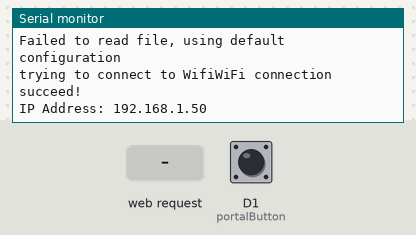
Bench run of a program on a simulated ESP8266 (NodeMCU). Parts: the last lines printed to the serial monitor. The test bench sets the inputs (shaded band); at power-on: D1 (portalButton) LOW. WiFi joins after 1.5 s; servers stay silent unless stated; network time is answered at once with the bench clock; the local clock reads 2024-03-15 10:24:30 at power-on unless the program sets it; storage starts empty.

Above: at 4.7 s.
4.8 s: HTTP request GET / received
At 5.9 s:
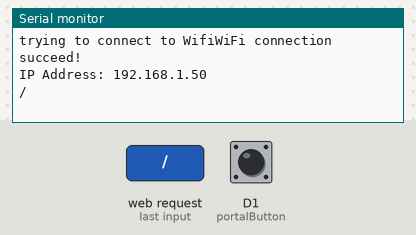
6.3 s: HTTP request GET /ajax_info_hora received
At 7.0 s:
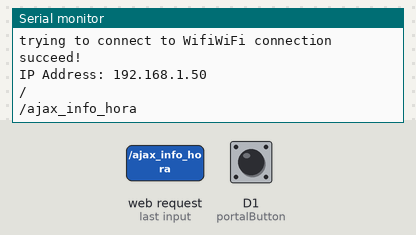
7.8 s: HTTP request GET /bootstrap.css received
At 8.2 s:
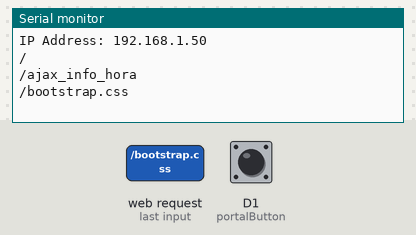

The program:

main.cpp
```cpp
#include <Arduino.h>
#include <ESP8266WiFi.h>
#include <ESPAsyncTCP.h>
#include <ESPAsyncWebServer.h>
#include <FS.h>
#include <LittleFS.h>
#include <ArduinoJson.h>
#include <string.h>
#include <Config.h>
#include <CaptiveRequestHandler.h>
#include <WifiConfigPersistor.h>
#include <DNSServer.h>
#include <ESP8266mDNS.h>
#include <NTPClient.h>

void SetupCaptivePortalMode(const char *portalName);
void ConnectToWifi();
void ConfigureServerEndpoints();

const char *filename = "/config.json";
WifiConfigPersistor wifiConfigPersistor(filename);
AsyncWebServer server(80);
DNSServer dnsServer;

const uint8_t portalButton = D1; // TODO: confirm the location and logic of this button with Sebastian

WiFiUDP ntpUDP;
NTPClient timeClient(ntpUDP);

AsyncWebSocket ws("/ws");
AsyncWebSocketClient* wsClient;

void onWsEvent(AsyncWebSocket * server, AsyncWebSocketClient * client, AwsEventType type, void * arg, uint8_t *data, size_t len){
  if(type == WS_EVT_CONNECT){
    wsClient = client;
  } else if(type == WS_EVT_DISCONNECT){
    wsClient = nullptr;
  }
}

void setup()
{
    Serial.begin(115200);

    if (!LittleFS.begin())
    {
        Serial.println(F("An Error has occurred while mounting LittleFS"));
        return;
    }

    // The captive portal will be set only if the button is pressed when booting
    // after the config file is saved, the esp will be restarted automatically
    if (digitalRead(portalButton))
    {
        SetupCaptivePortalMode("scheduler-config");
        while (true)
        {
            // The only way to get out of this will be a manual reset OR to fill in the credentials (it will reboot automatically)
            yield();
            dnsServer.processNextRequest();
        }
    }
    ConnectToWifi();
    timeClient.setTimeOffset(-10800);

    ws.onEvent(onWsEvent);
    server.addHandler(&ws);
}

void loop()
{
    if(wsClient != nullptr && wsClient->canSend()) {
    // .. send hello message :-)
    wsClient->text(String("Hello client" + String(millis())));
  }

}

void ConnectToWifi()
{
    WiFi.mode(WIFI_STA);
    Config wifiConfig = wifiConfigPersistor.Retrieve();
    WiFi.begin(wifiConfig.ssid, wifiConfig.pass);
    Serial.println("");
    Serial.print("trying to connect to Wifi");

    if (WiFi.waitForConnectResult(30000) != WL_CONNECTED)
    {
        Serial.println("WiFi connection failed!");
        delay(2000);
    }
    else
    {
        Serial.println("WiFi connection succeed!");
        ConfigureServerEndpoints();
        server.begin();
        Serial.print("IP Address: ");
        Serial.println(WiFi.localIP());
        if (!MDNS.begin("esp8266"))
        {
            Serial.println("Error setting up MDNS responder!");
        }
        timeClient.begin();
        delay(2000);
    }
}

String processor(const String &var)
{
    if (var == "HORA")
    {
        timeClient.update();
        return timeClient.getFormattedTime();
    }
    if (var == "TEMPERATURA")
    {
        return String(9.0);
    }
    return String();
}

void ConfigureServerEndpoints()
{
    server.on("/", HTTP_GET, [](AsyncWebServerRequest *request)
              {
              Serial.println(request->url());
              request->send(LittleFS, "/dashboard.html", String(), false, processor); });

    server.on("/ajax_info_hora", HTTP_GET, [](AsyncWebServerRequest *request)
              {
              Serial.println(request->url());
              timeClient.update();

              request->send(200, "text/plain", timeClient.getFormattedTime()); });

    server.on("/bootstrap.css", HTTP_GET, [](AsyncWebServerRequest *request)
              {
              Serial.println(request->url());
              request->send(LittleFS, "/bootstrap.css", "text/css"); });
}

void SetupCaptivePortalMode(const char *portalName)
{
    WiFi.softAP(portalName);
    dnsServer.start(53, "*", WiFi.softAPIP());
    server.addHandler(new CaptiveRequestHandler(&wifiConfigPersistor)).setFilter(ON_AP_FILTER); // only when requested from AP
    server.begin();
}
```

Measured:
- after the input at 4.8 s, the serial monitor: prints a new line at once (image 1)
- after the input at 6.3 s, the serial monitor: prints a new line at once (image 2)
- after the input at 7.8 s, the serial monitor: prints a new line at once (image 3)
